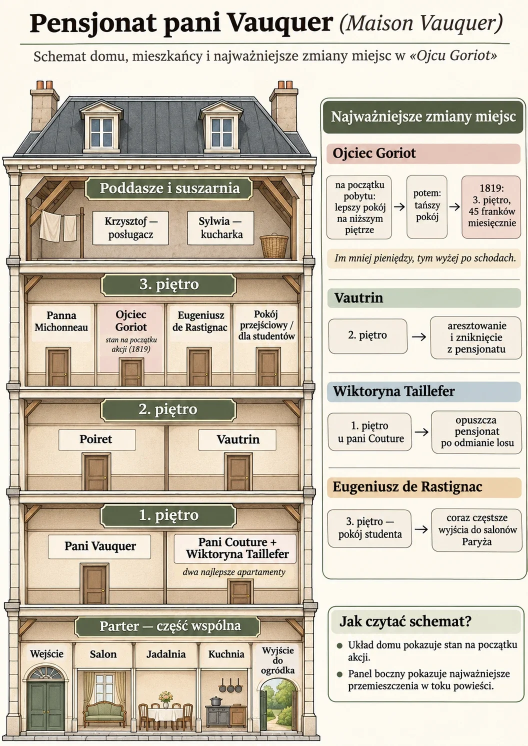
#> input picture img/pensjonat-vauquer-roboczy.webp, 1055 x 1491 px (shown at 1/2 size)
$ python -i quint_ramka.py   (imports and definitions only)
#> lines starting #> are read from the running program, lines starting #| are printed output that depends on the picture; after the words box and inside, x2 and y2 are one past the last pixel; in counts of white or black regions, pixels touching at a corner belong together
#> further down, picture is the input picture: PIL image 1055x1491 RGB; mean R, G, B 204.9, 196.5, 181
"""Wykrywa prostokąt ilustracji na zeskanowanej stronie książki (kolorowa winieta lub czarno-biały drzeworyt na beżowym papierze).

Kolor: piksele wyraźnie bardziej nasycone niż papier; czarno-biały drzeworyt: duże zwarte ciemne pole.
Tekst (drobne, nienasycone znaki) nie tworzy dużego spójnego obszaru po zmniejszeniu, więc odpada.
"""
from collections import deque
import numpy as np
from PIL import Image, ImageFilter

K = 8


def _largest(b):
    h, w = b.shape
    seen = np.zeros_like(b, dtype=bool)
    best, bbox = 0, None
    for y in range(h):
        for x in range(w):
            if b[y, x] and not seen[y, x]:
                q = deque([(y, x)]); seen[y, x] = True; n = 0; y0 = y1 = y; x0 = x1 = x
                while q:
                    cy, cx = q.popleft(); n += 1
                    y0, y1, x0, x1 = min(y0, cy), max(y1, cy), min(x0, cx), max(x1, cx)
                    for ny, nx in ((cy + 1, cx), (cy - 1, cx), (cy, cx + 1), (cy, cx - 1)):
                        if 0 <= ny < h and 0 <= nx < w and b[ny, nx] and not seen[ny, nx]:
                            seen[ny, nx] = True; q.append((ny, nx))
                if n > best: best, bbox = n, (x0, y0, x1, y1)
    return best, bbox


def frame(im):
    small = im.convert('RGB').resize((im.width // K, im.height // K), Image.BILINEAR)
    a = np.asarray(small, dtype=np.float32) / 255
    mx, mn = a.max(2), a.min(2)
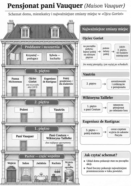
#> mx: shape (186, 131) float32; min 0.192, max 1, mean 0.807
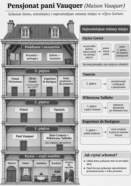
#> mn: shape (186, 131) float32; min 0.133, max 0.961, mean 0.709
    sat = (mx - mn) / np.maximum(mx, 1e-3)
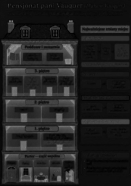
#> sat: shape (186, 131) float32; min 0, max 0.59, mean 0.133
    paper = mx > 0.55
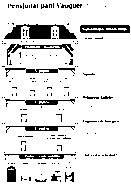
#> paper: shape (186, 131) bool; 88.1% white; 173 black regions (157 under 20 px), largest, box (x1, y1, x2, y2) and area: (4, 24, 77, 39) 652, (80, 25, 130, 33) 324, (7, 44, 74, 65) 264
    ps = float(np.median(sat[paper])) if paper.any() else 0.15
#> ps = 0.0773
    col = (sat > ps + 0.10) & ~((mx > 0.8) & (sat < ps + 0.16))
#> col: shape (186, 131) bool; 23% white; 59 white regions (47 under 20 px), largest, box (x1, y1, x2, y2) and area: (2, 41, 78, 65) 1151, (3, 66, 77, 98) 1050, (3, 123, 77, 151) 887
    dark = mx < 0.30
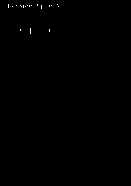
#> dark: shape (186, 131) bool; 0.16% white in thin lines or dots, all inside (x1, y1, x2, y2) = (8, 4, 59, 34)
    best = None; masks = {}
    for m, close in ((col, 3), (dark, 2)):
        img = Image.fromarray((m * 255).astype('uint8')).filter(ImageFilter.MaxFilter(2 * close + 1)).filter(ImageFilter.MinFilter(2 * close - 1))
        bm = np.asarray(img) > 128
        n, bb = _largest(bm)
        if bb and n > 0.02 * m.size and (best is None or n > best[0]):
            best = (n, bb); masks['m'] = bm
#> this loop made 2 passes
#> (close, h in _largest, w in _largest, n, bb) on pass 1: (3, 186, 131, 9826, (0, 19, 130, 185))
#> (close, h in _largest, w in _largest, n, bb) on pass 2: (2, 186, 131, 100, (7, 3, 32, 8))
#> pass 1, in frame, `img = Image.fromarray((m * 255).astype('uint8')).filter(ImageFilter.Ma..`:
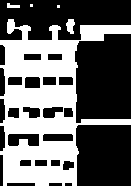
#> img: PIL image 131x186 L; 41% white; 5 white regions (2 under 20 px), largest, box (x1, y1, x2, y2) and area: (0, 19, 131, 186) 9826, (66, 19, 75, 34) 96, (7, 3, 20, 8) 45
#> pass 2, in frame, `img = Image.fromarray((m * 255).astype('uint8')).filter(ImageFilter.Ma..`:
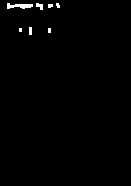
#> img: PIL image 131x186 L; 0.89% white; 7 white regions (4 under 20 px), largest, box (x1, y1, x2, y2) and area: (7, 3, 33, 9) 100, (36, 3, 43, 10) 33, (29, 27, 32, 35) 24
#> after the loop, masks = 1 item
    if not best:
        return None
    x0, y0, x1, y1 = best[1]; bm = masks['m']
#> after `x0, y0, x1, y1 = best[1]`: x0 = 0; y0 = 19; x1 = 130; y1 = 185
    pad = 2
    return (max(0, (x0 - pad) * K), max(0, (y0 - pad) * K), min(im.width, (x1 + pad + 1) * K), min(im.height, (y1 + pad + 1) * K))

>>> from PIL import Image
>>> picture = Image.open('../img/pensjonat-vauquer-roboczy.webp')
>>> result = frame(picture)
#> result = (0, 136, 1055, 1491)
